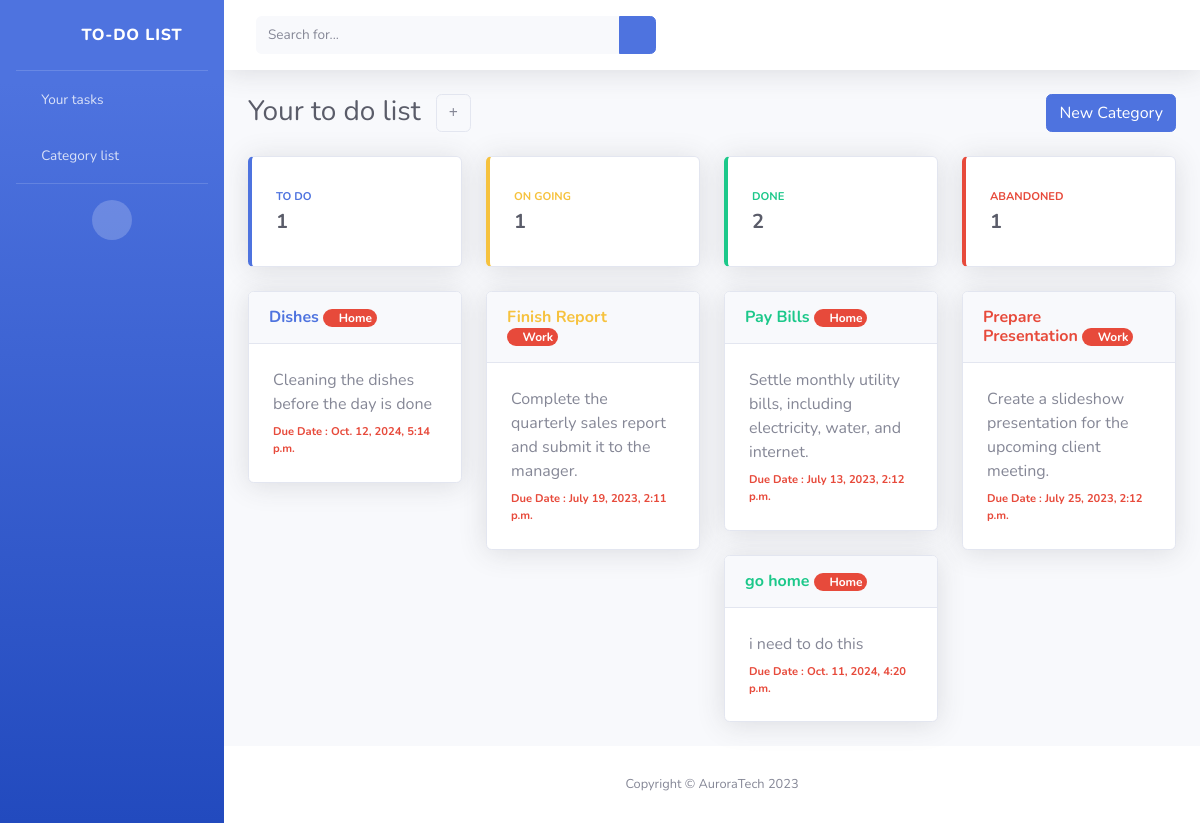
The page / on the database its author committed.
### todolist/models.py (models this page shows)
class Task(models.Model):
    category_id = models.ForeignKey(
        Category, on_delete=models.CASCADE, null=True)
    status_id = models.ForeignKey(
        Status, on_delete=models.CASCADE, null=True)
    title = models.CharField(max_length=50)
    description = models.TextField()
    due_date = models.DateTimeField()

class Category(models.Model):
    name = models.CharField(max_length=50)
    description = models.TextField()
    def __str__(self):
        return self.name

### todolist/views.py (the view)
# urls.py: path('', views.Todolist_View),
def Todolist_View(request):
    return render(request, 'task_list.html', {
        'todo_tasks': Task.objects.filter(status_id=1).order_by('due_date'),
        'ongoing_tasks': Task.objects.filter(status_id=2).order_by('due_date'),
        'done_tasks': Task.objects.filter(status_id=3).order_by('due_date'),
        'abandoned_tasks': Task.objects.order_by('due_date').filter(status_id=4).order_by('due_date'),
        'todo_count': Task.objects.filter(status_id=1).count(),
        'ongoing_count': Task.objects.filter(status_id=2).count(),
        'done_count': Task.objects.filter(status_id=3).count(),
        'abandoned_count': Task.objects.filter(status_id=4).count(),
        'title': "Todolist"
    })

### templates/task_list.html (shortened to what this page needs)
{% extends 'base.html'%}
{%block home%}
<div class="container-fluid">
    <div class=" align-items-center mb-4 d-flex justify-content-between">
        <div>
            <h1 class="h3 mb-0 mr-2 text-gray-800">Your to do list
                <button type="button" class=" btn border ml-2" style="border: 1rem;" hx-get="{% url 'add_task' %}"
                    hx-target="#dialog">
                    <i class="fa fa-plus"></i>
                </button>
            </h1>
        </div>
        <button class="btn btn-primary" hx-get="{% url 'add_category' %}" hx-target="#dialog">New Category</button>
    </div>
    <div class="row">
        <div class="col-xl-3 col-md-6 mb-4">
            <div class="card border-left-primary shadow h-100 py-2">
                <div class="card-body">
                    <div class="row no-gutters align-items-center">
                        <div class="col mr-2">
                            <div class="text-xs font-weight-bold text-primary text-uppercase mb-1">
                                To do</div>
                            <div class="h5 mb-0 font-weight-bold text-gray-800">{{todo_count}}</div>
                        </div>
                        <div class="col-auto">
                            <i class="fas fa-calendar fa-2x text-gray-300"></i>
                        </div>
                    </div>
                </div>
            </div>
        </div>
        <div class="col-xl-3 col-md-6 mb-4">
            <div class="card border-left-warning shadow h-100 py-2">
                <div class="card-body">
                    <div class="row no-gutters align-items-center">
                        <div class="col mr-2">
                            <div class="text-xs font-weight-bold text-warning text-uppercase mb-1">
                                On Going</div>
                            <div class="h5 mb-0 font-weight-bold text-gray-800">{{ongoing_count}}</div>
                        </div>
                        <div class="col-auto">
                            <i class="fas fa-pen fa-2x text-gray-300"></i>
                        </div>
                    </div>
                </div>
            </div>
        </div>
        <div class="col-xl-3 col-md-6 mb-4">
            <div class="card border-left-success shadow h-100 py-2">
                <div class="card-body">
                    <div class="row no-gutters align-items-center">
                        <div class="col mr-2">
                            <div class="text-xs font-weight-bold text-success text-uppercase mb-1">
                                Done</div>
                            <div class="h5 mb-0 font-weight-bold text-gray-800">{{done_count}}</div>
                        </div>
                        <div class="col-auto">
                            <i class="fas fa-check fa-2x text-gray-300"></i>
                        </div>
                    </div>
                </div>
            </div>
        </div>
        <div class="col-xl-3 col-md-6 mb-4">
            <div class="card border-left-danger shadow h-100 py-2">
                <div class="card-body">
                    <div class="row no-gutters align-items-center">
                        <div class="col mr-2">
                            <div class="text-xs font-weight-bold text-danger text-uppercase mb-1">
                                Abandoned</div>
                            <div class="h5 mb-0 font-weight-bold text-gray-800">{{abandoned_count}}</div>
                        </div>
                        <div class="col-auto">
                            <i class="fas fa-ban fa-2x text-gray-300"></i>
                        </div>
                    </div>
                </div>
            </div>
        </div>
    </div>
    <div class="row">
        <div class="col-lg-3 ">
            {% for Task in todo_tasks %}
            <div class="card shadow mb-4 ">
                <div class="card-header py-3 d-flex flex-row justify-content-between">
                    <h6 class="m-0 font-weight-bold text-primary">{{Task.title}}
                        <div class="badge rounded-pill bg-danger" style="color: white;"><i class="fas fa-tag text-white"
                                style="font-size: 0.6rem;"></i>
                            {{Task.category_id}}
                        </div>
                    </h6>
                    {%include 'status_card.html'%}
                </div>
                {%include 'task_card.html'%}
                {%include 'modal.html'%}
                {% endfor %}
            </div>
            <div class="col-lg-3 ">
                {% for Task in ongoing_tasks %}
                <div class="card shadow mb-4 ">
                    <div class="card-header py-3 d-flex flex-row align-items-center justify-content-between">
                        <h6 class="m-0 font-weight-bold text-warning">{{Task.title}} <div
                                class="badge rounded-pill bg-danger" style="color: white;"><i
                                    class="fas fa-tag text-white" style="font-size: 0.6rem;"></i>
                                {{Task.category_id}}
                            </div>
                        </h6>
                        {%include 'status_card.html'%}
                    </div>
                    {%include 'task_card.html'%}
                    {%include 'modal.html'%}
                    {% endfor %}
                </div>
                <div class="col-lg-3 ">
                    {% for Task in done_tasks %}
                    <div class="card shadow mb-4 ">
                        <div class="card-header py-3 d-flex flex-row align-items-center justify-content-between">
                            <h6 class="m-0 font-weight-bold text-success">{{Task.title}} <div
                                    class="badge rounded-pill bg-danger" style="color: white;"><i
                                        class="fas fa-tag text-white" style="font-size: 0.6rem;"></i>
                                    {{Task.category_id}}
                                </div>
                            </h6>
                            {%include 'status_card.html'%}
                        </div>
                        {%include 'task_card.html'%}
                        {%include 'modal.html'%}
                        {% endfor %}
                    </div>
                    <div class="col-lg-3 ">
                        {% for Task in abandoned_tasks %}
                        <div class="card shadow mb-4 ">
                            <div class="card-header py-3 d-flex flex-row align-items-center justify-content-between">
                                <h6 class="m-0 font-weight-bold text-danger">{{Task.title}} <div
                                        class="badge rounded-pill bg-danger" style="color: white;"><i
                                            class="fas fa-tag text-white" style="font-size: 0.6rem;"></i>
                                        {{Task.category_id}}
                                    </div>
                                </h6>
                                {%include 'status_card.html'%}
                            </div>
                            {%include 'task_card.html'%}
                            {%include 'modal.html'%}
                            {% endfor %}
                        </div>
                    </div>
                </div>
                <div class="toast-container position-fixed top-0 end-0 p-3">
                </div>
                {%endblock%}

### templates/base.html (shortened to what this page needs)
{% load static %}
<!DOCTYPE html>
<html lang="en">
<head>
    <link href="{% static  'vendor/fontawesome-free/css/all.min.css'%}" rel="stylesheet" type="text/css">
    <link href="{% static 'css/sb-admin-2.css'%}" rel="stylesheet">
</head>
<body id="page-top">
    <div id="wrapper">
        <ul class="navbar-nav bg-gradient-primary sidebar sidebar-dark accordion" id="accordionSidebar">
            <a class="sidebar-brand d-flex align-items-center justify-content-center" href="/">
                <div class="sidebar-brand-icon rotate-n-15">
                    <i class="fas fa-fw fa-solid fa-folder"></i>
                </div>
                <div class="sidebar-brand-text mx-3">To-Do List</div>
            </a>
            <hr class="sidebar-divider my-0">
            <li class="nav-item">
                <a class="nav-link" href="/task_list">
                    <i class="fas fa-fw fa-home"></i>
                    <span>Your tasks</span></a>
            </li>
            <li class="nav-item">
                <a class="nav-link" href="category">
                    <i class="fas fa-bell fa-fw"></i>
                    <span>Category list</span></a>
            </li>
            <hr class="sidebar-divider d-none d-md-block">
            <div class="text-center d-none d-md-inline">
                <button class="rounded-circle border-0" id="sidebarToggle"></button>
            </div>
        </ul>
        <div id="content-wrapper" class="d-flex flex-column">
            <div id="content">
                <nav class="navbar navbar-expand navbar-light bg-white topbar mb-4 static-top shadow">
                    <form
                        class="d-none d-sm-inline-block form-inline mr-auto ml-md-3 my-2 my-md-0 mw-100 navbar-search">
                        <div class="input-group">
                            <input type="text" class="form-control bg-light border-0 small" placeholder="Search for..."
                                aria-label="Search" aria-describedby="basic-addon2">
                            <div class="input-group-append">
                                <button class="btn btn-primary" type="button">
                                    <i class="fas fa-search fa-sm"></i>
                                </button>
                            </div>
                        </div>
                    </form>
                </nav>
                {%block home%}
                {%endblock%}
                <footer class="sticky-footer bg-white">
                    <div class="container my-auto">
                        <div class="copyright text-center my-auto">
                            <span>Copyright &copy; AuroraTech 2023</span>
                        </div>
                    </div>
                </footer>
            </div>
        </div>
</body>
</html>

### templates/status_card.html (shortened to what this page needs)
<div class="dropdown no-arrow">
    <a class="dropdown-toggle" href="#" role="button" id="dropdownMenuLink" data-toggle="dropdown" aria-haspopup="true"
        aria-expanded="false">
        <i class="fas fa-ellipsis-v fa-sm fa-fw text-gray-400"></i>
    </a>
</div>

### templates/task_card.html
<div class="card-body clickable" hx-get="{% url 'edit_task' id=Task.id %}" hx-target="#dialog">
    <div>{{Task.description}}</div>
    <div class="mt-2 text-danger" style="font-size: 0.7rem; font-weight: bold;" id="{{Task.id}}">Due Date :
        {{Task.due_date}}</div>
</div>

### templates/modal.html (shortened to what this page needs)
</div>

### templates/base.html (style rules this page uses)
.clickable { cursor: pointer; }

### rows shown on the page
Task: title "Dishes", category_id "Home", description "Cleaning the dishes before the day is done", due_date "Oct. 12, 2024, 5:14 p.m."
Task: title "Finish Report", category_id "Work", description "Complete the quarterly sales report and submit it to the manager.", due_date "July 19, 2023, 2:11 p.m."
Task: title "Pay Bills", category_id "Home", description "Settle monthly utility bills, including electricity, water, and internet.", due_date "July 13, 2023, 2:12 p.m."
Task: title "go home", category_id "Home", description "i need to do this", due_date "Oct. 11, 2024, 4:20 p.m."
Task: title "Prepare Presentation", category_id "Work", description "Create a slideshow presentation for the upcoming client meeting.", due_date "July 25, 2023, 2:12 p.m."

### other values the page prints
{{ todo_count }} "1"
{{ ongoing_count }} "1"
{{ done_count }} "2"
{{ abandoned_count }} "1"
